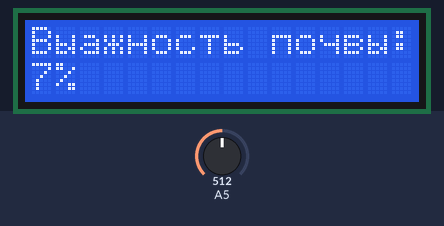
Bench run of a sketch on a simulated Arduino Uno, built with avr-gcc and run on an emulated ATmega328P. Parts: 16×2 character LCD. The test bench sets the inputs (shaded band); at power-on: A5 = 512.

Above: at 1.2 s.
1.3 s: A5 set to 716
At 2.9 s:
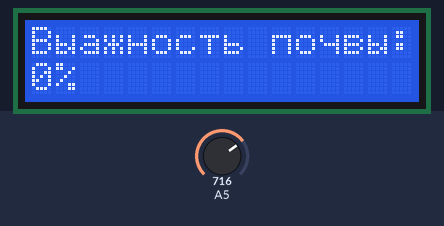
3.5 s: A5 set to 511
5.5 s: A5 set to 306
At 7.3 s:
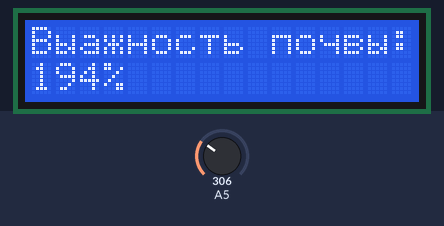
Timing chart, 0 to 8.8 s (numbered marks = the images above; inputs shaded):
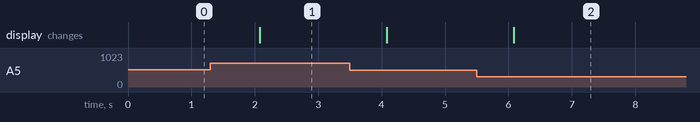

The sketch:

Portable-hydroponics.ino
```cpp
#define _LCD_TYPE 2 // 1 означает подключение по шине I2C, а 2 - по десятиконтактной схеме.
#include <LCD_1602_RUS_ALL.h>
#include <string.h>


enum class LCDPins {RS = 7, EN, D4, D5, D6, D7}; // Нумерация продолжится сама.
LCD_1602_RUS <LiquidCrystal> lcd((int)LCDPins::RS, (int)LCDPins::EN, (int)LCDPins::D4, (int)LCDPins::D5, (int)LCDPins::D6, (int)LCDPins::D7);


void setup()
{
  const int COLUMNS = 16, ROWS = 2;
  lcd.begin(COLUMNS, ROWS);
  lcd.print("Влажность почвы:");
}


inline void show_seconds_in_lcd()
{
  int seconds = millis() / 1000;
  String seconds_in_string = String(seconds);
  int last_number_of_seconds = seconds % 10;

  if (last_number_of_seconds == 0 || last_number_of_seconds >= 5)
    lcd.print(seconds_in_string + " секунд. ");

  else if (last_number_of_seconds >= 2 and last_number_of_seconds <= 4)
    lcd.print(seconds_in_string + " секунды.");

  else if (last_number_of_seconds == 1)
    lcd.print(seconds_in_string + " секунда.");
}


inline int normalize_moisture(const int &moisture)
{
  int normalized_moisture = map(moisture, 520, 410, 0, 100);

  if (normalized_moisture < 0) return 0;
  else return normalized_moisture;
}


void loop()
{
  lcd.setCursor(0, 1);

  int moisture = normalize_moisture(analogRead(A5));
  String moisture_in_string = String(moisture) + "%  ";

  lcd.print(moisture_in_string);

  delay(1000);
}
```

Measured:
- after the input at 1.3 s, the display: changes after 0.78 s (image 1)
- after the input at 5.5 s, the display: changes after 0.58 s (image 2)
